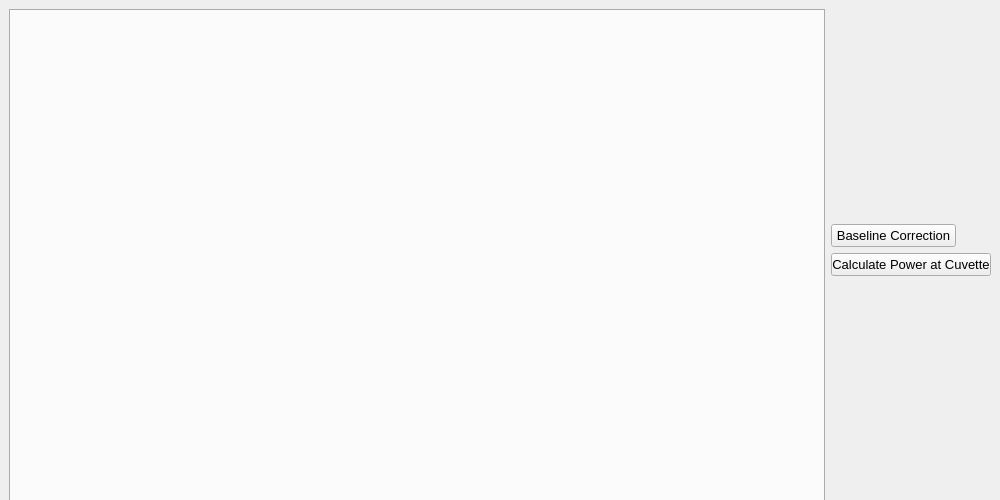
<?xml version="1.0" encoding="UTF-8"?>
<ui version="4.0">
 <class>MainWindow</class>
 <widget class="QMainWindow" name="MainWindow">
  <property name="geometry">
   <rect>
    <x>0</x>
    <y>0</y>
    <width>1000</width>
    <height>500</height>
   </rect>
  </property>
  <property name="sizePolicy">
   <sizepolicy hsizetype="Preferred" vsizetype="Preferred">
    <horstretch>0</horstretch>
    <verstretch>0</verstretch>
   </sizepolicy>
  </property>
  <property name="minimumSize">
   <size>
    <width>1000</width>
    <height>500</height>
   </size>
  </property>
  <property name="maximumSize">
   <size>
    <width>1000</width>
    <height>500</height>
   </size>
  </property>
  <property name="windowTitle">
   <string>Power Data</string>
  </property>
  <widget class="QWidget" name="centralwidget">
   <property name="minimumSize">
    <size>
     <width>500</width>
     <height>500</height>
    </size>
   </property>
   <property name="maximumSize">
    <size>
     <width>10000000</width>
     <height>10000000</height>
    </size>
   </property>
   <layout class="QGridLayout" name="gridLayout">
    <item row="0" column="1">
     <layout class="QHBoxLayout" name="horizontalLayout">
      <item>
       <layout class="QVBoxLayout" name="verticalLayout">
        <item>
         <spacer name="verticalSpacer">
          <property name="orientation">
           <enum>Qt::Vertical</enum>
          </property>
          <property name="sizeHint" stdset="0">
           <size>
            <width>20</width>
            <height>40</height>
           </size>
          </property>
         </spacer>
        </item>
        <item>
         <widget class="QPushButton" name="WindowPP_baselineCorrectionButton">
          <property name="maximumSize">
           <size>
            <width>125</width>
            <height>25</height>
           </size>
          </property>
          <property name="font">
           <font>
            <pointsize>10</pointsize>
           </font>
          </property>
          <property name="text">
           <string>Baseline Correction</string>
          </property>
         </widget>
        </item>
        <item>
         <widget class="QPushButton" name="WindowPP_calculatePowerButton">
          <property name="sizePolicy">
           <sizepolicy hsizetype="Minimum" vsizetype="Preferred">
            <horstretch>0</horstretch>
            <verstretch>0</verstretch>
           </sizepolicy>
          </property>
          <property name="maximumSize">
           <size>
            <width>160</width>
            <height>25</height>
           </size>
          </property>
          <property name="font">
           <font>
            <pointsize>10</pointsize>
           </font>
          </property>
          <property name="text">
           <string>Calculate Power at Cuvette</string>
          </property>
         </widget>
        </item>
        <item>
         <spacer name="verticalSpacer_2">
          <property name="orientation">
           <enum>Qt::Vertical</enum>
          </property>
          <property name="sizeHint" stdset="0">
           <size>
            <width>20</width>
            <height>40</height>
           </size>
          </property>
         </spacer>
        </item>
       </layout>
      </item>
     </layout>
    </item>
    <item row="0" column="0">
     <widget class="QTabWidget" name="tabWidget">
      <property name="sizePolicy">
       <sizepolicy hsizetype="Preferred" vsizetype="Fixed">
        <horstretch>0</horstretch>
        <verstretch>0</verstretch>
       </sizepolicy>
      </property>
      <property name="minimumSize">
       <size>
        <width>500</width>
        <height>500</height>
       </size>
      </property>
      <property name="maximumSize">
       <size>
        <width>1000</width>
        <height>500</height>
       </size>
      </property>
     </widget>
    </item>
   </layout>
  </widget>
 </widget>
 <resources/>
 <connections/>
</ui>
